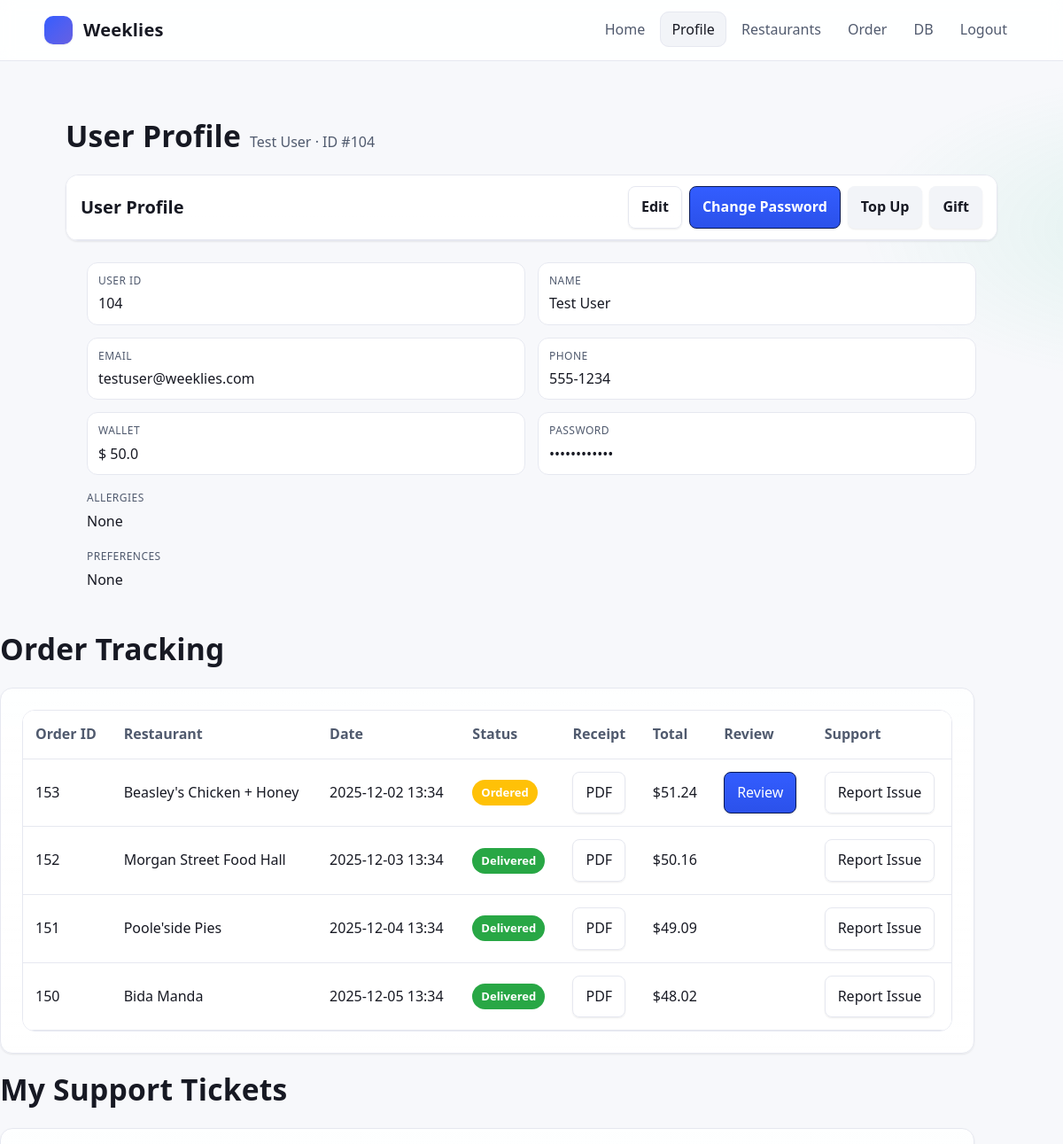
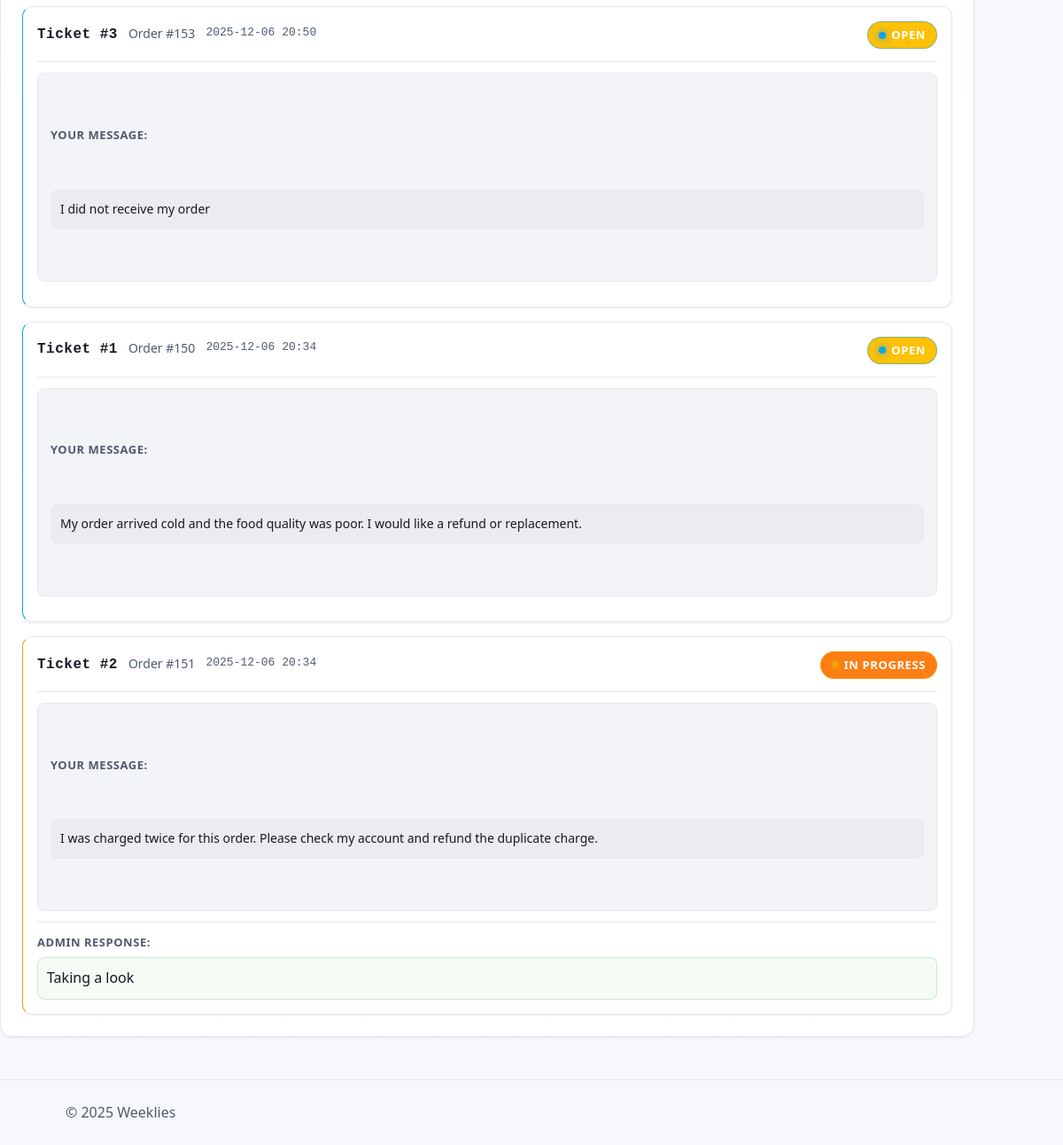
The page /profile (signed in) on the database its author committed (2 pictures, top to bottom).
### tables this page shows
CREATE TABLE "User" (
	"usr_id"	INTEGER NOT NULL UNIQUE,
	"first_name"	TEXT NOT NULL,
	"last_name"	TEXT NOT NULL,
	"email"	TEXT NOT NULL UNIQUE,
	"phone"	TEXT NOT NULL UNIQUE,
	"password_HS"	TEXT NOT NULL,
	"wallet"	INTEGER NOT NULL,
	"preferences"	TEXT,
	"allergies"	TEXT,
	"generated_menu"	TEXT, is_admin INTEGER DEFAULT 0,
	PRIMARY KEY("usr_id" AUTOINCREMENT)
);

CREATE TABLE "Order" (
	"ord_id"	INTEGER NOT NULL UNIQUE,
	"rtr_id"	INTEGER NOT NULL,
	"usr_id"	INTEGER NOT NULL,
	"details"	TEXT NOT NULL,
	"status"	INTEGER NOT NULL,
	PRIMARY KEY("ord_id" AUTOINCREMENT),
	FOREIGN KEY("rtr_id") REFERENCES "Restaurant"("rtr_id"),
	FOREIGN KEY("usr_id") REFERENCES "User"("usr_id")
);

CREATE TABLE "Restaurant" (
	"rtr_id"	INTEGER NOT NULL UNIQUE,
	"name"	TEXT NOT NULL,
	"description"	TEXT,
	"phone"	TEXT NOT NULL UNIQUE,
	"email"	TEXT NOT NULL UNIQUE,
	"password_HS"	TEXT NOT NULL,
	"address"	TEXT NOT NULL,
	"city"	TEXT NOT NULL,
	"state"	TEXT NOT NULL,
	"zip"	INTEGER NOT NULL,
	"hours"	TEXT,
	"status"	TEXT,
	PRIMARY KEY("rtr_id" AUTOINCREMENT)
);

CREATE TABLE Ticket (
            ticket_id INTEGER PRIMARY KEY AUTOINCREMENT,
            usr_id INTEGER NOT NULL,
            ord_id INTEGER NOT NULL,
            message TEXT NOT NULL,
            response TEXT,
            status TEXT NOT NULL DEFAULT 'Open',
            created_at TIMESTAMP DEFAULT CURRENT_TIMESTAMP,
            updated_at TIMESTAMP DEFAULT CURRENT_TIMESTAMP,
            FOREIGN KEY (usr_id) REFERENCES User(usr_id),
            FOREIGN KEY (ord_id) REFERENCES "Order"(ord_id)
        );

### Flask_app.py (the view)
@app.route('/profile')
def profile():
    if session.get('Username') is None:
        return redirect(url_for('login'))
    email = session.get('Email')
    if not email:
        return redirect(url_for('logout'))
    import json
    from datetime import datetime
    def _fmt_date(iso_str: str) -> str:
        if not iso_str:
            return ""
        try:
            dt = datetime.fromisoformat(iso_str)
            return dt.strftime("%Y-%m-%d %H:%M")
        except Exception:
            return iso_str  # if it’s not ISO, show raw
    def _fmt_total(val) -> str:
        try:
            return f"${float(val):.2f}"
        except Exception:
            return ""
    conn = create_connection(db_file)
    try:
        row = fetch_one(conn, 'SELECT usr_id,first_name,last_name,email,phone,password_HS,wallet,preferences,allergies FROM "User" WHERE email = ?', (email,))
        if not row:
            return redirect(url_for('logout'))
        user = {
            "usr_id":        row[0],
            "first_name":    row[1],
            "last_name":     row[2],
            "email":         row[3],
            "phone":         row[4],
            "password_HS":   row[5],
            "wallet":        (row[6] or 0) / 100.0,
            "preferences":   row[7] or "",
            "allergies":     row[8] or "",
        }
        session['usr_id'] = user["usr_id"]
        order_rows = fetch_all(
            conn,
            '''
            SELECT o.ord_id, o.details, o.status, r.name, r.rtr_id
            FROM "Order" o
            JOIN "Restaurant" r ON o.rtr_id = r.rtr_id
            WHERE o.usr_id = ?
            ORDER BY o.ord_id DESC
            ''',
            (user["usr_id"],)
        )
        reviewed_restaurant_rows = fetch_all(conn, 'SELECT DISTINCT rtr_id FROM "Review" WHERE usr_id = ?', (user["usr_id"],))
        reviewed_rtr_ids = {r[0] for r in reviewed_restaurant_rows}
        orders = []
        for ord_id, details, status, r_name, rtr_id in order_rows:
            placed = ""
            total = ""
            if details:
                try:
                    j = json.loads(details)
                    placed = _fmt_date(j.get("placed_at") or j.get("time"))
                    charges = j.get("charges") or {}
                    total_val = charges.get("total") or charges.get("grand_total") or charges.get("amount")
                    total = _fmt_total(total_val) if total_val is not None else ""
                except Exception:
                    pass
            is_delivered = (status or "").lower() == OrderStatus.ORDERED.get_lowercase()
            is_reviewed = rtr_id in reviewed_rtr_ids
            is_reviewable = is_delivered and not is_reviewed
            if is_reviewable:
                 reviewed_rtr_ids.add(rtr_id)
            is_reviewed_final = rtr_id in reviewed_rtr_ids and not is_reviewable
            orders.append({
                "id": ord_id,
                "date": placed,
                "status": status or "",
                "restaurant": r_name,
                "rtr_id": rtr_id,
                "total": total,
                "is_reviewable": is_reviewable,
                "is_reviewed": is_reviewed_final # <-- CORRECTED: Use the final state for display
            })
        ticket_rows = fetch_all(
            conn,
            '''
            SELECT t.ticket_id, t.ord_id, t.message, t.response, t.status,
                   t.created_at, t.updated_at, o.details
            FROM Ticket t
            JOIN "Order" o ON t.ord_id = o.ord_id
            WHERE t.usr_id = ?
            ORDER BY t.created_at DESC
            ''',
            (user["usr_id"],)
        )
        tickets = []
        for ticket_row in ticket_rows:
            ticket_id, ord_id, message, response, status, created_at, updated_at, order_details = ticket_row
            formatted_created = _fmt_date(created_at) if created_at else ""
            tickets.append({
                "ticket_id": ticket_id,
                "ord_id": ord_id,
                "message": message,
                "response": response,
                "status": status,
                "created_at": formatted_created,
                "updated_at": updated_at
            })
    finally:
        close_connection(conn)
    pw_updated = request.args.get('pw_updated')
    pw_error   = request.args.get('pw_error')
    return render_template(
        "profile.html",
        user=user,
        orders=orders,
        tickets=tickets,
        pw_updated=pw_updated,
        pw_error=pw_error
    )

### templates/profile.html (shortened to what this page needs)
<!DOCTYPE html>
<html lang="en">
  <head>
    <link
      rel="stylesheet"
      href="{{ url_for('static', filename='style.css') }}"
    />
  </head>
  <body>
    <header class="site-header">
      <div class="container">
        <a class="brand" href="{{ url_for('index') }}"
          ><span class="logo"></span> Weeklies</a
        >
        <nav>
          <a href="{{ url_for('index') }}">Home</a>
          <a href="{{ url_for('profile') }}">Profile</a>
          <a href="{{ url_for('restaurants') }}">Restaurants</a>
          <a href="{{ url_for('orders') }}">Order</a>
          <a href="{{ url_for('db_view') }}">DB</a>
          <a href="{{ url_for('logout') }}" data-confirm="Log out now?"
            >Logout</a
          >
        </nav>
      </div>
    </header>
    <main class="main">
      <div class="container" style="width: 100%">
        <div class="page-title">
          <h1>User Profile</h1>
          <p class="hide-sm">
            {{ user.first_name }} {{ user.last_name }} · ID #{{ user.usr_id }}
          </p>
        </div>
        <div class="card max-w-lg" style="max-width: var(--container)">
          <div
            class="card-header"
            style="
              display: flex;
              align-items: center;
              justify-content: space-between;
              padding: 12px 16px;
              border-bottom: 1px solid var(--border);
            "
          >
            <h2 style="margin: 0; font-size: 20px; font-weight: 700">
              User Profile
            </h2>
            <div style="display: flex; gap: 8px">
              <a
                class="btn btn-outline btn-sm"
                href="{{ url_for('edit_profile') }}"
                >Edit</a
              >
              <button
                type="button"
                class="btn btn-primary btn-sm"
                id="openChangePwBtn"
              >
                Change Password
              </button>
              <button
                type="button"
                class="btn btn-success btn-sm"
                id="openTopupBtn"
              >
                Top Up
              </button>
              <button
                type="button"
                class="btn btn-warning btn-sm"
                id="openGiftBtn"
              >
                Gift
              </button>
            </div>
            </div>
          </div>
          <div class="card-body">
            <div class="meta-grid">
              <div class="meta-item">
                <div class="k">User ID</div>
                <div class="v">{{ user.usr_id }}</div>
              </div>
              <div class="meta-item">
                <div class="k">Name</div>
                <div class="v">{{ user.first_name }} {{ user.last_name }}</div>
              </div>
              <div class="meta-item">
                <div class="k">Email</div>
                <div class="v">{{ user.email }}</div>
              </div>
              <div class="meta-item">
                <div class="k">Phone</div>
                <div class="v">{{ user.phone }}</div>
              </div>
              <div class="meta-item">
                <div class="k">Wallet</div>
                <div class="v">$ {{ user.wallet }}</div>
              </div>
              <div class="meta-item">
                <div class="k">Password</div>
                <div class="v">••••••••••••</div>
              </div>
            </div>
            <div style="margin-top: 16px">
              <div
                class="k"
                style="
                  font-size: 12px;
                  color: var(--muted);
                  text-transform: uppercase;
                  letter-spacing: 0.04em;
                  margin-bottom: 5px;
                "
              >
                Allergies
              </div>
              {% set allergy_list = (user.allergies or '') | trim %} {% if
              allergy_list %} {% set items = allergy_list.split(',') %}
              <div class="tags" aria-label="Allergies">
                {% for a in items %} {% set label = a.strip() %} {% if label %}
                <span class="tag">{{ label }}</span>
                {% endif %} {% endfor %}
              </div>
              {% else %}
              <div class="v">None</div>
              {% endif %}
            </div>
            <div style="margin-top: 16px">
              <div
                class="k"
                style="
                  font-size: 12px;
                  color: var(--muted);
                  text-transform: uppercase;
                  letter-spacing: 0.04em;
                  margin-bottom: 5px;
                "
              >
                Preferences
              </div>
              <div
                id="prefBubbles"
                class="bubbles"
                data-prefs="{{ (user.preferences or '') | e }}"
              ></div>
            </div>
          </div>
        </div>
        <div class="page-title" style="margin-top: 20px">
          <h1>Order Tracking</h1>
        </div>
        <div class="card max-w-lg" style="max-width: var(--container)">
          <div class="card-body">
            {% if orders %}
            <div class="table-wrap">
              <table class="table">
                <thead>
                  <tr>
                    <th scope="col">Order ID</th>
                    <th scope="col">Restaurant</th>
                    <th scope="col">Date</th>
                    <th scope="col">Status</th>
                    <th scope="col">Receipt</th>
                    <th scope="col">Total</th>
                    <th scope="col">Review</th>
                    <th scope="col">Support</th>
                  </tr>
                </thead>
                <tbody>
                  {% for order in orders %}
                  <tr>
                    <td>{{ order.id }}</td>
                    <td>{{ order.restaurant }}</td>
                    <td>{{ order.date }}</td>
                    <td>
                      {% set s = order.status|lower %} {% if s == 'delivered' %}
                      <span class="status-bubble status-delivered"
                        >Delivered</span
                      >
                      {% elif s == 'preparing' %}
                      <span class="status-bubble status-preparing"
                        >Preparing</span
                      >
                      {% elif s == 'cancelled' %}
                      <span class="status-bubble status-cancelled"
                        >Cancelled</span
                      >
                      {% elif s == 'ordered' %}
                      <span class="status-bubble status-ordered">Ordered</span>
                      {% else %} {{ order.status }} {% endif %}
                    </td>
                    <td>
                      <a
                        class="btn btn-outline btn-sm"
                        href="{{ url_for('order_receipt', ord_id=order.id) }}"
                      >
                        PDF
                      </a>
                    </td>
                    <td>{{ order.total }}</td>
                    <td>
                      {% if order.is_reviewable %}
                      <button
                        class="btn btn-primary btn-sm open-review-modal-btn"
                        data-order-id="{{ order.id }}"
                        data-restaurant-id="{{ order.rtr_id }}"
                        data-restaurant-name="{{ order.restaurant }}"
                      >
                        Review
                      </button>
                      {% elif order.is_reviewed %}
                        {% set s = order.status|lower %}
                        {% if s == 'delivered' %}
                          <span class="text-muted" style="font-size: 13px;">Reviewed</span>
                        {% endif %}
                      {% endif %}
                    </td>
                    <td>
                      <button
                        class="btn btn-outline btn-sm report-issue-btn"
                        data-order-id="{{ order.id }}"
                        data-restaurant="{{ order.restaurant }}"
                      >
                        Report Issue
                      </button>
                    </td>
                  </tr>
                  {% endfor %}
                </tbody>
              </table>
            </div>
            {% else %}
            <p>No orders found.</p>
            {% endif %}
          </div>
        </div>
        <div class="page-title" style="margin-top: 20px">
          <h1>My Support Tickets</h1>
        </div>
        <div class="card max-w-lg" style="max-width: var(--container)">
          <div class="card-body">
            {% if tickets %}
            <div class="tickets-list">
              {% for ticket in tickets %}
              <div class="ticket-item">
                <div class="ticket-header">
                  <div class="ticket-meta">
                    <span class="ticket-id">Ticket #{{ ticket.ticket_id }}</span>
                    <span class="ticket-order">Order #{{ ticket.ord_id }}</span>
                    <span class="ticket-date">{{ ticket.created_at }}</span>
                  </div>
                  <span class="ticket-status ticket-status-{{ ticket.status|lower|replace(' ', '-') }}">
                    {{ ticket.status }}
                  </span>
                </div>
                <div class="ticket-message">
                  <strong>Your Message:</strong>
                  <p>{{ ticket.message }}</p>
                </div>
                {% if ticket.response %}
                <div class="ticket-response">
                  <strong>Admin Response:</strong>
                  <p>{{ ticket.response }}</p>
                </div>
                {% endif %}
              </div>
              {% endfor %}
            </div>
            {% else %}
            <p>No support tickets found.</p>
            {% endif %}
          </div>
        </div>
    </main>
    <footer class="footer">
      <div class="container">© 2025 Weeklies</div>
    </footer>
  </body>
</html>

### rows shown on the page
User: first_name "Test", last_name "User", usr_id "104", email "testuser@weeklies.com", phone "555-1234"
Order: id "153", restaurant "Beasley's Chicken + Honey", date "2025-12-02 13:34", shows "Ordered", total "$51.24"
Order: id "152", restaurant "Morgan Street Food Hall", date "2025-12-03 13:34", shows "Delivered", total "$50.16"
Order: id "151", restaurant "Poole'side Pies", date "2025-12-04 13:34", shows "Delivered", total "$49.09"
Order: id "150", restaurant "Bida Manda", date "2025-12-05 13:34", shows "Delivered", total "$48.02"
Ticket: ticket_id "3", ord_id "153", created_at "2025-12-06 20:50", status "OPEN", message "I did not receive my order"
Ticket: ticket_id "1", ord_id "150", created_at "2025-12-06 20:34", status "OPEN", message "My order arrived cold and the food quality was poor. I would like a refund or replacement."
Ticket: ticket_id "2", ord_id "151", created_at "2025-12-06 20:34", status "IN PROGRESS", message "I was charged twice for this order. Please check my account and refund the duplicate charge.", response "Taking a look"

### other values the page prints
{{ user.wallet }} "50.0"
